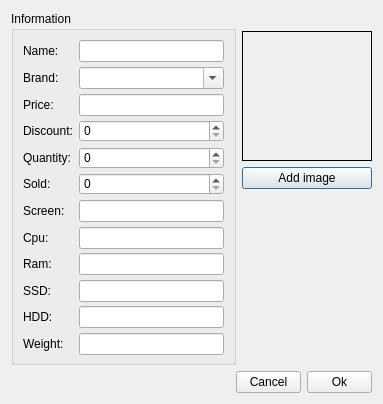
<?xml version="1.0" encoding="UTF-8"?>
<ui version="4.0">
 <class>SetLaptopForm</class>
 <widget class="QDialog" name="SetLaptopForm">
  <property name="geometry">
   <rect>
    <x>0</x>
    <y>0</y>
    <width>383</width>
    <height>396</height>
   </rect>
  </property>
  <property name="windowTitle">
   <string>Set Laptop</string>
  </property>
  <layout class="QGridLayout" name="gridLayout">
   <item row="0" column="0" rowspan="4">
    <widget class="QGroupBox" name="groupBox">
     <property name="minimumSize">
      <size>
       <width>0</width>
       <height>354</height>
      </size>
     </property>
     <property name="maximumSize">
      <size>
       <width>16777215</width>
       <height>354</height>
      </size>
     </property>
     <property name="title">
      <string>Information</string>
     </property>
     <layout class="QHBoxLayout" name="horizontalLayout">
      <item>
       <layout class="QVBoxLayout" name="verticalLayout_2">
        <item>
         <widget class="QLabel" name="label">
          <property name="minimumSize">
           <size>
            <width>0</width>
            <height>22</height>
           </size>
          </property>
          <property name="maximumSize">
           <size>
            <width>16777215</width>
            <height>22</height>
           </size>
          </property>
          <property name="text">
           <string>Name:</string>
          </property>
         </widget>
        </item>
        <item>
         <widget class="QLabel" name="label_2">
          <property name="minimumSize">
           <size>
            <width>0</width>
            <height>22</height>
           </size>
          </property>
          <property name="maximumSize">
           <size>
            <width>16777215</width>
            <height>22</height>
           </size>
          </property>
          <property name="text">
           <string>Brand:</string>
          </property>
         </widget>
        </item>
        <item>
         <widget class="QLabel" name="label_3">
          <property name="minimumSize">
           <size>
            <width>0</width>
            <height>22</height>
           </size>
          </property>
          <property name="maximumSize">
           <size>
            <width>16777215</width>
            <height>22</height>
           </size>
          </property>
          <property name="text">
           <string>Price:</string>
          </property>
         </widget>
        </item>
        <item>
         <widget class="QLabel" name="label_4">
          <property name="minimumSize">
           <size>
            <width>0</width>
            <height>22</height>
           </size>
          </property>
          <property name="maximumSize">
           <size>
            <width>16777215</width>
            <height>22</height>
           </size>
          </property>
          <property name="text">
           <string>Discount:</string>
          </property>
         </widget>
        </item>
        <item>
         <widget class="QLabel" name="label_13">
          <property name="minimumSize">
           <size>
            <width>0</width>
            <height>22</height>
           </size>
          </property>
          <property name="maximumSize">
           <size>
            <width>16777215</width>
            <height>22</height>
           </size>
          </property>
          <property name="text">
           <string>Quantity:</string>
          </property>
         </widget>
        </item>
        <item>
         <widget class="QLabel" name="label_5">
          <property name="minimumSize">
           <size>
            <width>0</width>
            <height>22</height>
           </size>
          </property>
          <property name="maximumSize">
           <size>
            <width>16777215</width>
            <height>22</height>
           </size>
          </property>
          <property name="text">
           <string>Sold:</string>
          </property>
         </widget>
        </item>
        <item>
         <widget class="QLabel" name="label_6">
          <property name="minimumSize">
           <size>
            <width>0</width>
            <height>22</height>
           </size>
          </property>
          <property name="maximumSize">
           <size>
            <width>16777215</width>
            <height>22</height>
           </size>
          </property>
          <property name="text">
           <string>Screen:</string>
          </property>
         </widget>
        </item>
        <item>
         <widget class="QLabel" name="label_7">
          <property name="minimumSize">
           <size>
            <width>0</width>
            <height>22</height>
           </size>
          </property>
          <property name="maximumSize">
           <size>
            <width>16777215</width>
            <height>22</height>
           </size>
          </property>
          <property name="text">
           <string>Cpu:</string>
          </property>
         </widget>
        </item>
        <item>
         <widget class="QLabel" name="label_8">
          <property name="minimumSize">
           <size>
            <width>0</width>
            <height>22</height>
           </size>
          </property>
          <property name="maximumSize">
           <size>
            <width>16777215</width>
            <height>22</height>
           </size>
          </property>
          <property name="text">
           <string>Ram:</string>
          </property>
         </widget>
        </item>
        <item>
         <widget class="QLabel" name="label_9">
          <property name="minimumSize">
           <size>
            <width>0</width>
            <height>22</height>
           </size>
          </property>
          <property name="maximumSize">
           <size>
            <width>16777215</width>
            <height>22</height>
           </size>
          </property>
          <property name="text">
           <string>SSD:</string>
          </property>
         </widget>
        </item>
        <item>
         <widget class="QLabel" name="label_10">
          <property name="minimumSize">
           <size>
            <width>0</width>
            <height>22</height>
           </size>
          </property>
          <property name="maximumSize">
           <size>
            <width>16777215</width>
            <height>22</height>
           </size>
          </property>
          <property name="text">
           <string>HDD:</string>
          </property>
         </widget>
        </item>
        <item>
         <widget class="QLabel" name="label_11">
          <property name="minimumSize">
           <size>
            <width>0</width>
            <height>22</height>
           </size>
          </property>
          <property name="maximumSize">
           <size>
            <width>16777215</width>
            <height>22</height>
           </size>
          </property>
          <property name="text">
           <string>Weight:</string>
          </property>
         </widget>
        </item>
       </layout>
      </item>
      <item>
       <layout class="QVBoxLayout" name="verticalLayout">
        <item>
         <widget class="QLineEdit" name="lnName">
          <property name="minimumSize">
           <size>
            <width>0</width>
            <height>22</height>
           </size>
          </property>
          <property name="maximumSize">
           <size>
            <width>16777215</width>
            <height>22</height>
           </size>
          </property>
         </widget>
        </item>
        <item>
         <widget class="QComboBox" name="cbBoxBrand">
          <property name="minimumSize">
           <size>
            <width>0</width>
            <height>22</height>
           </size>
          </property>
          <property name="maximumSize">
           <size>
            <width>16777215</width>
            <height>22</height>
           </size>
          </property>
          <property name="editable">
           <bool>true</bool>
          </property>
         </widget>
        </item>
        <item>
         <widget class="QLineEdit" name="lnPrice">
          <property name="minimumSize">
           <size>
            <width>0</width>
            <height>22</height>
           </size>
          </property>
          <property name="maximumSize">
           <size>
            <width>16777215</width>
            <height>22</height>
           </size>
          </property>
         </widget>
        </item>
        <item>
         <widget class="QSpinBox" name="lnDiscount">
          <property name="minimumSize">
           <size>
            <width>0</width>
            <height>22</height>
           </size>
          </property>
          <property name="maximumSize">
           <size>
            <width>16777215</width>
            <height>22</height>
           </size>
          </property>
          <property name="maximum">
           <number>100</number>
          </property>
         </widget>
        </item>
        <item>
         <widget class="QSpinBox" name="spinBoxQuantity">
          <property name="minimumSize">
           <size>
            <width>0</width>
            <height>22</height>
           </size>
          </property>
          <property name="maximumSize">
           <size>
            <width>16777215</width>
            <height>22</height>
           </size>
          </property>
         </widget>
        </item>
        <item>
         <widget class="QSpinBox" name="spinBoxSold">
          <property name="minimumSize">
           <size>
            <width>0</width>
            <height>22</height>
           </size>
          </property>
          <property name="maximumSize">
           <size>
            <width>16777215</width>
            <height>22</height>
           </size>
          </property>
         </widget>
        </item>
        <item>
         <widget class="QLineEdit" name="lnScreen">
          <property name="minimumSize">
           <size>
            <width>0</width>
            <height>22</height>
           </size>
          </property>
          <property name="maximumSize">
           <size>
            <width>16777215</width>
            <height>22</height>
           </size>
          </property>
         </widget>
        </item>
        <item>
         <widget class="QLineEdit" name="lnCpu">
          <property name="minimumSize">
           <size>
            <width>0</width>
            <height>22</height>
           </size>
          </property>
          <property name="maximumSize">
           <size>
            <width>16777215</width>
            <height>22</height>
           </size>
          </property>
         </widget>
        </item>
        <item>
         <widget class="QLineEdit" name="lnRam">
          <property name="minimumSize">
           <size>
            <width>0</width>
            <height>22</height>
           </size>
          </property>
          <property name="maximumSize">
           <size>
            <width>16777215</width>
            <height>22</height>
           </size>
          </property>
         </widget>
        </item>
        <item>
         <widget class="QLineEdit" name="lnSsd">
          <property name="minimumSize">
           <size>
            <width>0</width>
            <height>22</height>
           </size>
          </property>
          <property name="maximumSize">
           <size>
            <width>16777215</width>
            <height>22</height>
           </size>
          </property>
         </widget>
        </item>
        <item>
         <widget class="QLineEdit" name="lnHdd">
          <property name="minimumSize">
           <size>
            <width>0</width>
            <height>22</height>
           </size>
          </property>
          <property name="maximumSize">
           <size>
            <width>16777215</width>
            <height>22</height>
           </size>
          </property>
         </widget>
        </item>
        <item>
         <widget class="QLineEdit" name="lnWeight">
          <property name="minimumSize">
           <size>
            <width>0</width>
            <height>22</height>
           </size>
          </property>
          <property name="maximumSize">
           <size>
            <width>16777215</width>
            <height>22</height>
           </size>
          </property>
         </widget>
        </item>
       </layout>
      </item>
     </layout>
    </widget>
   </item>
   <item row="0" column="1">
    <widget class="QLabel" name="lblImagePath">
     <property name="text">
      <string/>
     </property>
    </widget>
   </item>
   <item row="1" column="1" colspan="2">
    <widget class="QLabel" name="lblImage">
     <property name="minimumSize">
      <size>
       <width>130</width>
       <height>130</height>
      </size>
     </property>
     <property name="maximumSize">
      <size>
       <width>130</width>
       <height>130</height>
      </size>
     </property>
     <property name="frameShape">
      <enum>QFrame::Panel</enum>
     </property>
     <property name="text">
      <string/>
     </property>
    </widget>
   </item>
   <item row="2" column="1" colspan="2">
    <widget class="QPushButton" name="btnAddImage">
     <property name="minimumSize">
      <size>
       <width>130</width>
       <height>22</height>
      </size>
     </property>
     <property name="maximumSize">
      <size>
       <width>130</width>
       <height>22</height>
      </size>
     </property>
     <property name="text">
      <string>Add image</string>
     </property>
    </widget>
   </item>
   <item row="3" column="2">
    <spacer name="verticalSpacer">
     <property name="orientation">
      <enum>Qt::Vertical</enum>
     </property>
     <property name="sizeHint" stdset="0">
      <size>
       <width>20</width>
       <height>179</height>
      </size>
     </property>
    </spacer>
   </item>
   <item row="4" column="0">
    <spacer name="verticalSpacer_2">
     <property name="orientation">
      <enum>Qt::Vertical</enum>
     </property>
     <property name="sizeHint" stdset="0">
      <size>
       <width>20</width>
       <height>8</height>
      </size>
     </property>
    </spacer>
   </item>
   <item row="5" column="0" colspan="3">
    <layout class="QHBoxLayout" name="horizontalLayout_2">
     <item>
      <spacer name="horizontalSpacer">
       <property name="orientation">
        <enum>Qt::Horizontal</enum>
       </property>
       <property name="sizeHint" stdset="0">
        <size>
         <width>40</width>
         <height>20</height>
        </size>
       </property>
      </spacer>
     </item>
     <item>
      <widget class="QPushButton" name="btnCancel">
       <property name="maximumSize">
        <size>
         <width>65</width>
         <height>16777215</height>
        </size>
       </property>
       <property name="text">
        <string>Cancel</string>
       </property>
      </widget>
     </item>
     <item>
      <widget class="QPushButton" name="btnOk">
       <property name="maximumSize">
        <size>
         <width>65</width>
         <height>16777215</height>
        </size>
       </property>
       <property name="text">
        <string>Ok</string>
       </property>
      </widget>
     </item>
    </layout>
   </item>
  </layout>
 </widget>
 <tabstops>
  <tabstop>lnName</tabstop>
  <tabstop>cbBoxBrand</tabstop>
  <tabstop>lnPrice</tabstop>
  <tabstop>lnDiscount</tabstop>
  <tabstop>spinBoxQuantity</tabstop>
  <tabstop>spinBoxSold</tabstop>
  <tabstop>lnScreen</tabstop>
  <tabstop>lnCpu</tabstop>
  <tabstop>lnRam</tabstop>
  <tabstop>lnSsd</tabstop>
  <tabstop>lnHdd</tabstop>
  <tabstop>lnWeight</tabstop>
  <tabstop>btnAddImage</tabstop>
  <tabstop>btnOk</tabstop>
  <tabstop>btnCancel</tabstop>
 </tabstops>
 <resources/>
 <connections/>
</ui>
